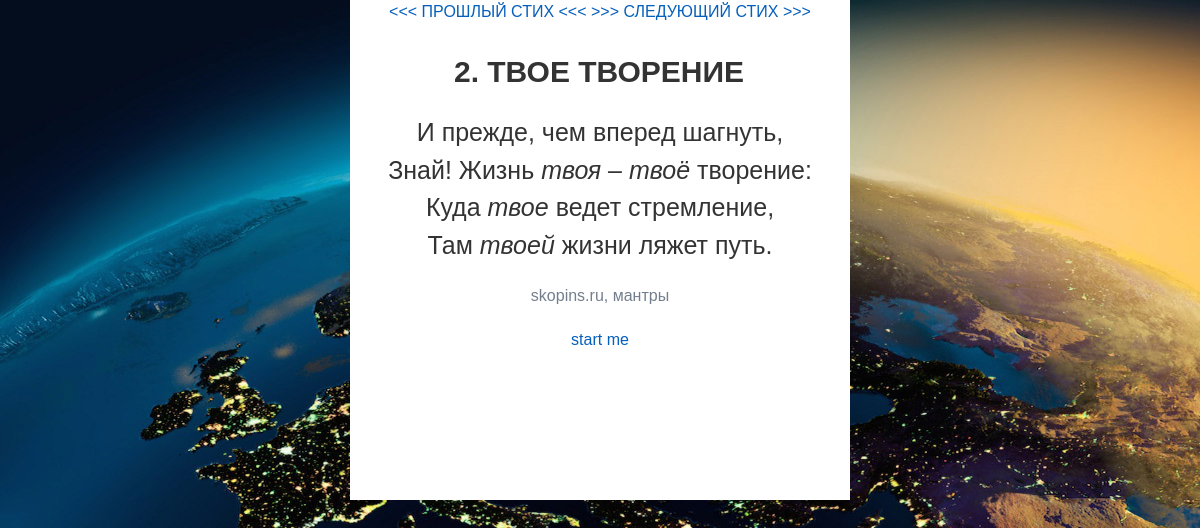
Page /skopins/kms-get.php?content=2 on the committed database.
### tables this page shows
CREATE TABLE `content` (
  `id` int(11) UNSIGNED NOT NULL,
  `id_cat1` int(100) DEFAULT '5',
  `id_cat2` int(100) DEFAULT '1',
  `title` varchar(100) DEFAULT NULL,
  `comment` text,
  `text` text,
  `keywords` text,
  `description` varchar(160) DEFAULT NULL,
  `lang` varchar(2) DEFAULT NULL
);

### skopins/db_fns.php (called while the page is built, shortened)
<?
	function db_connect()
	{
		$host = "localhost";
		$user = "lva04ykg_skopins";
		$pswd = "lvalva2014";
		$db = "lva04ykg_skopins";
		$connection = mysql_connect ($host, $user, $pswd);
			return $connection;
	}
	function page_content($title)
	{
		$query = sprintf("SELECT * FROM content WHERE content.id = '%s' ",
								mysql_real_escape_string($title));
		$result = mysql_query($query);
		$row = mysql_fetch_array($result);
		return $row;
	}
	function get_next_page($id_cat, $id_rec)
	{
	$query = sprintf("SELECT * FROM content
											  WHERE content.id > $id_rec
											  AND content.id_cat1 = $id_cat
											  ORDER BY id ASC
											  LIMIT 1");
		$result = mysql_query($query);
		$row = mysql_fetch_array($result);
		return $row;
	}
	function get_prev_page($id_cat, $id_rec)
	{
	$query = sprintf("SELECT * FROM content
											  WHERE content.id < $id_rec
											  AND content.id_cat1 = $id_cat
											  ORDER BY id DESC
											  LIMIT 1");
		$result = mysql_query($query);
		$row = mysql_fetch_array($result);
		return $row;
	}
?>

### skopins/kms-get.php (the view, shortened to what this page needs)
<!DOCTYPE html>
<html>
<head>
<link rel="stylesheet" type="text/css" href="style/div-style.css">
<link rel="stylesheet" type="text/css" href="style/css-main.css">
</head>
<body>
<div  style="width:500px; height:500px;  margin: 0px auto; background-color:#FFF; alignment-adjust:central;">
<?
include('db_fns.php');
if(empty($_GET['content']))
{$content = '';} else {$content = $_GET['content'];}
$page_content = page_content($content);
?>
<?
$id_cat = 5;
$id_rec = $_GET['content'];
$test = get_next_page($id_cat, $id_rec);
$id_next = $test['id'];
$test2 = get_prev_page($id_cat, $id_rec);
$id_prev = $test2['id'];
?>
<?
$link_back_block_1 = '<<< ПРОШЛЫЙ СТИХ <<< ';
$link_back_block_3 = '>>> СЛЕДУЮЩИЙ СТИХ >>>';
 ?>
<a id="a1" href="kms-get.php?content=<? echo $id_prev; ?>"><?
if (empty($id_prev)):
		echo "";
		else:
		echo $link_back_block_1;
		endif;
?></a>
<a id="a2" href="kms-get.php?content=<? echo $id_next; ?>">
<?
if (empty($id_next)):
		echo "";
		else:
		echo $link_back_block_3;
		endif;
?>
 </a>
<div class='get_content'>
<h1><? echo $page_content['id']; ?>. <? echo $page_content['title']; ?></h1>
<p class="data"> <? echo $page_content['text']; ?></p>
<p class="lead" style="font-size:16px;">skopins.ru, мантры</p>
<a id="a3" class='iframe' href="kms-get.php?content=1" >start me</a>
</div>
</div>
</body>

### skopins/style/css-main.css (style rules this page uses)
body { height: 100%; margin: 0px 0px 0px 0px ; padding: 0px 0px 0px 0px ; font-family: PT Sans, Arial, sans-serif; font-size: 16px; line-height: 1.5; background-color:# 4c8bc1; background-image: url(../images/bgr02.jpg); background-position: 0px 0px; background-size: 100% 100%; background-attachment:fixed; text-align:center; }
h1, h2, h3, h4, h5, h6 { margin-top: 0px; margin-right: 0px; margin-bottom: 0px; margin-left: 0px; padding-top: 0px; padding-right: 0px; padding-bottom: 0px; padding-left: 0px; font-family: PT Sans,Arial,serif; color:#333333; }
p, ul, ol, dl, .data, .comment, .important, .blockquote, .address, .footnotes, .calendar, .dotted_frame, .dotted_frame_dark { padding-top: 0px; padding-right: 0px; padding-bottom: 0px; padding-left: 0px; margin-top: 0px; margin-right: 0px; margin-bottom: 0px; margin-left: 0px; color:#333333; }
.lead { font-family: PT Sans,Arial,serif; font-size: 20px; line-height: 1.5; color: #737e8c; }
p, ul, ol, dl, .data, .comment, .important, .blockquote, .address, .footnotes, .calendar, .dotted_frame, .dotted_frame_dark { padding-top: 0px; padding-right: 0px; padding-bottom: 0px; padding-left: 0px; margin-top: 10px; margin-right: 0px; margin-bottom: 20px; margin-left: 0px; font-size: 25px; color:#333333; }
a:link, .pseudo, .pseudo_link { color: #055fbb; text-transform: none; font-size:16px; text-decoration: none; }
div.get_content { margin-right:0px; margin-left:0px; margin-top:0px; }
h1 { margin-top: 25px; margin-right: 0px; margin-bottom: 0px; margin-left: -2px; padding-top: 0px; padding-right: 0px; padding-bottom: 0px; padding-left: 0px; font-size: 30px; line-height: 1.5; font-style: normal; color:#333333; }

### rows in the picture
content: id "2", title "ТВОЕ ТВОРЕНИЕ", text "И прежде, чем вперед шагнуть, Знай! Жизнь твоя – твоё творение: Куда твое ведет стремление, Там твоей жизни ляжет путь."

### other values in the picture
$link_back_block_1 "<<< ПРОШЛЫЙ СТИХ <<<"
$link_back_block_3 ">>> СЛЕДУЮЩИЙ СТИХ >>>"
